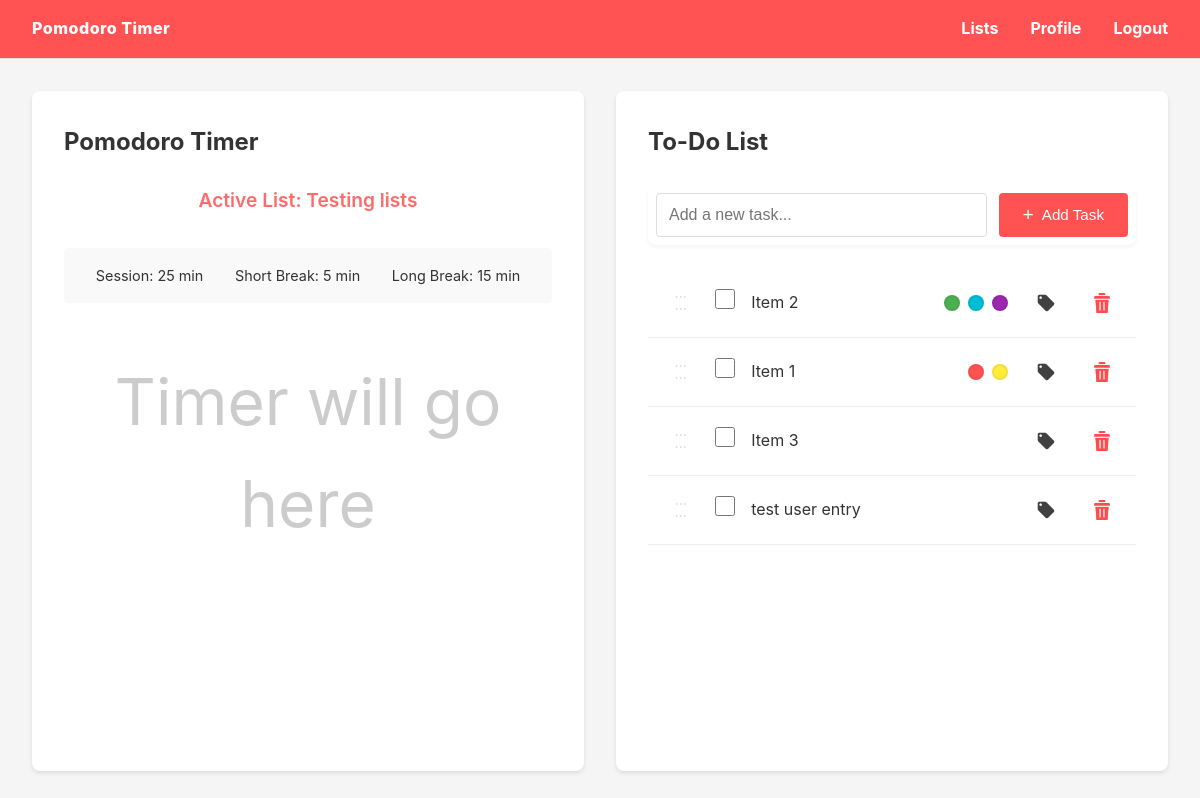
The page / (signed in) on the database its author committed.
### tables this page shows
CREATE TABLE lists (
    id INTEGER PRIMARY KEY AUTOINCREMENT,
    name TEXT NOT NULL UNIQUE,
    description TEXT,
    is_active BOOLEAN DEFAULT 0,
    pomo_session INTEGER DEFAULT 25,
    pomo_short_break INTEGER DEFAULT 5,
    pomo_long_break INTEGER DEFAULT 15,
    pomo_current_time INTEGER DEFAULT 0
, user_id INTEGER);

CREATE TABLE tasks (
    id INTEGER PRIMARY KEY AUTOINCREMENT,
    list_id INTEGER NOT NULL,
    content TEXT NOT NULL,
    is_done BOOLEAN DEFAULT 0,
    created_at TIMESTAMP DEFAULT CURRENT_TIMESTAMP, tags TEXT DEFAULT '', user_id INTEGER, position INTEGER DEFAULT 0,
    FOREIGN KEY (list_id) REFERENCES lists (id) ON DELETE CASCADE
);

### pomodoro/routes/home.py (the view)
@bp.route('/')
@login_required
def index():
    db = get_db()
    active_list = db.execute(
        'SELECT * FROM lists WHERE is_active = 1 AND user_id = ?',
        (current_user.id,)
    ).fetchone()
    tasks = []
    if active_list:
        tasks = db.execute(
            'SELECT * FROM tasks WHERE list_id = ? AND user_id = ? ORDER BY position',
            (active_list['id'], current_user.id)
        ).fetchall()
    return render_template('home/index.html', active_list=active_list, tasks=tasks)

### pomodoro/db.py (called while the page is built)
def get_db():
    if 'db' not in g:
        os.makedirs(current_app.instance_path, exist_ok=True)
        g.db = sqlite3.connect(
            current_app.config['DATABASE'],
            detect_types=sqlite3.PARSE_DECLTYPES
        )
        g.db.row_factory = sqlite3.Row
        _ensure_schema(g.db)
    return g.db

### pomodoro/models/user.py (called while the page is built)
    @staticmethod
    def get_by_id(user_id):
        database = db.get_db()
        user_data = database.execute(
            'SELECT * FROM users WHERE id = ?', (user_id,)
        ).fetchone()
        if user_data:
            return User(**user_data)
        return None

### pomodoro/routes/home.py (called while the page is built)
def get_db():
    from .. import db
    return db.get_db()

### pomodoro/templates/home/index.html (shortened to what this page needs)
{% extends 'base.html' %}
{% block head %}
<link rel="stylesheet" href="{{ url_for('static', filename='css/task-reorder.css') }}">
{% endblock %}
{% block content %}
<div class="home-layout">
    <div class="panel pomodoro-panel">
        <h2>Pomodoro Timer</h2>
        {% if active_list %}
            <div class="pomodoro-placeholder">
                <p class="list-name">Active List: {{ active_list['name'] }}</p>
                <div class="timer-settings">
                    <p>Session: {{ active_list['pomo_session'] }} min</p>
                    <p>Short Break: {{ active_list['pomo_short_break'] }} min</p>
                    <p>Long Break: {{ active_list['pomo_long_break'] }} min</p>
                </div>
                <div class="timer-display">
                    <p class="timer-placeholder">Timer will go here</p>
                </div>
            </div>
        {% else %}
            <p class="no-list">No active list selected. <a href="{{ url_for('lists.index') }}">Select a list</a></p>
        {% endif %}
    </div>
    <div class="panel tasks-panel">
        <h2>To-Do List</h2>
        {% if active_list %}
            <div class="tasks-container">
                <div class="add-task-container">
                    <form method="post" action="{{ url_for('home.add_task') }}" class="add-task-form">
                        <input
                            type="text"
                            name="content"
                            placeholder="Add a new task..."
                            class="task-input"
                            required
                            aria-label="Task content"
                        >
                        <button type="submit" class="add-task-btn">
                            <span class="btn-icon">+</span>
                            <span class="btn-text">Add Task</span>
                        </button>
                    </form>
                </div>
                <ul class="task-list" data-list-id="{{ active_list.id }}">
                    {% for task in tasks %}
                        <li class="task-item {% if task['is_done'] %}completed{% endif %}"
                            data-task-id="{{ task.id }}"
                            draggable="true">
                            <div class="drag-handle">⋮⋮</div>
                            <form method="post" action="{{ url_for('home.toggle_task', id=task['id']) }}" style="display: inline;">
                                <input type="checkbox"
                                       onchange="this.form.submit()">
                            </form>
                            <span class="task-content">{{ task['content'] }}</span>
                            {% set tags_str = (task['tags'] or '') %}
                            {% set tags_list = tags_str.split(',') if tags_str else [] %}
                            {% set color_to_class = {
                                '#ff5252':'red',
                                '#ff9800':'orange',
                                '#ffeb3b':'yellow',
                                '#4caf50':'green',
                                '#00bcd4':'cyan',
                                '#3f51b5':'indigo',
                                '#9c27b0':'purple',
                                '#795548':'brown'
                            } %}
                            <div class="task-tags-display">
                                {% for color in tags_list %}
                                    {% if color %}
                                    {% set cc = color_to_class.get(color) %}
                                    <span class="tag-dot {{ 'tag-' ~ cc if cc }}" title="{{ color }}"></span>
                                    {% endif %}
                                {% endfor %}
                            </div>
                            <form method="post" action="{{ url_for('home.update_tags', id=task['id']) }}" class="tag-form" data-task-id="{{ task['id'] }}">
                                <button type="button" class="tag-btn" aria-label="Edit tags">
                                    <img src="{{ url_for('static', filename='assets/tag.png') }}" alt="Tags" class="tag-icon">
                                </button>
                                        {% set preset = ['#ff5252','#ff9800','#ffeb3b','#4caf50','#00bcd4','#3f51b5','#9c27b0','#795548'] %}
                            </form>
                            <form method="post" action="{{ url_for('home.delete_task', id=task['id']) }}" style="display: inline;" class="delete-form">
                                <button type="submit" class="delete-btn" onclick="return confirm('Delete this task?')" aria-label="Delete task">
                                    <img src="{{ url_for('static', filename='assets/delete.png') }}" alt="Delete" class="delete-icon">
                                </button>
                            </form>
                        </li>
                    {% else %}
                        <li class="empty-state">No tasks yet. Add one above!</li>
                    {% endfor %}
                </ul>
            </div>
        {% else %}
            <p class="no-list">No active list selected. <a href="{{ url_for('lists.index') }}">Select a list</a></p>
        {% endif %}
    </div>
</div>
{% endblock %}

### pomodoro/static/css/style.css (style rules this page uses)
* { margin: 0; padding: 0; box-sizing: border-box; }
body { font-family: -apple-system, BlinkMacSystemFont, 'Segoe UI', Roboto, 'Helvetica Neue', Arial, sans-serif; background-color: #f5f5f5; color: #333; line-height: 1.6; }
.home-layout { display: grid; grid-template-columns: 1fr 1fr; gap: 2rem; height: calc(100vh - 120px); }
.panel { background-color: #fff; border-radius: 8px; padding: 2rem; box-shadow: 0 2px 4px rgba(0,0,0,0.1); overflow-y: auto; }
.panel h2 { margin-bottom: 1.5rem; color: #333; }
.pomodoro-placeholder { text-align: center; }
.list-name { font-size: 1.2rem; font-weight: 600; margin-bottom: 2rem; color: #ff6b6b; }
.timer-settings { display: flex; justify-content: space-around; margin-bottom: 3rem; padding: 1rem; background-color: #f9f9f9; border-radius: 4px; }
.timer-settings p { font-size: 0.9rem; }
.timer-display { margin-top: 3rem; }
.timer-placeholder { font-size: 4rem; color: #ccc; }
.add-task-container { margin-bottom: 1.5rem; padding: 0.5rem; border-radius: 8px; background: #fff; box-shadow: 0 2px 4px rgba(0,0,0,0.05); }
.add-task-form { display: flex; gap: 0.75rem; align-items: center; }
.task-input { flex: 1; padding: 0.875rem 1rem; border: 2px solid #e0e0e0; border-radius: 6px; font-size: 1rem; transition: border-color 0.2s, box-shadow 0.2s; }
.add-task-btn { display: flex; align-items: center; gap: 0.5rem; padding: 0.75rem 1.5rem; background-color: #ff6b6b; color: white; border: none; border-radius: 6px; font-weight: 600; font-size: 0.95rem; cursor: pointer; transition: all 0.2s ease; white-space: nowrap; }
.btn-icon { font-size: 1.2rem; line-height: 1; }
.add-task-form input { flex: 1; padding: 0.75rem; border: 1px solid #ddd; border-radius: 4px; font-size: 1rem; }
.add-task-form button { padding: 0.75rem 1.5rem; background-color: #ff5252; color: white; border: none; border-radius: 4px; cursor: pointer; font-weight: 500; transition: background-color 0.2s; }
.task-list { list-style: none; }
.task-tags-display { display: flex; gap: 0.5rem; align-items: center; margin-right: 0.25rem; }
.tag-dot { width: 16px; height: 16px; border-radius: 50%; border: 2.3px solid rgba(0,0,0,0.05); }
.tag-dot, .color-choice { transition: filter 0.15s ease; }
.tag-red { background-color: #ff5252; }
.tag-yellow { background-color: #ffeb3b; }
.tag-green { background-color: #4caf50; }
.tag-cyan { background-color: #00bcd4; }
.tag-purple { background-color: #9c27b0; }
.tag-form { position: relative; display: inline-block; margin-right: 0.25rem; }
.tag-btn { padding: 0.5rem; background: none; border: none; cursor: pointer; display: inline-flex; align-items: center; justify-content: center; border-radius: 4px; transition: background-color 0.2s; }
.tag-icon { width: 20px; height: 20px; opacity: 0.75; transition: opacity 0.2s; }
.task-item { gap: 0.5rem; }
.task-item { display: flex; align-items: center; gap: 1rem; padding: 1rem; border-bottom: 1.5px solid #eee; transition: background-color 0.2s; cursor: grab; }
.drag-handle { cursor: grab; color: #ccc; padding: 0 8px; user-select: none; font-size: 12px; display: flex; align-items: center; writing-mode: vertical-rl; text-orientation: mixed; }
.task-item input[type="checkbox"] { width: 20px; height: 20px; cursor: pointer; }
.task-content { flex: 1; font-size: 1rem; }
.delete-btn { padding: 0.5rem; background: none; border: none; cursor: pointer; display: flex; align-items: center; justify-content: center; border-radius: 4px; transition: background-color 0.2s; }
.delete-icon { width: 20px; height: 20px; opacity: 0.7; transition: opacity 0.2s; }

### pomodoro/static/css/task-reorder.css (style rules this page uses)
.task-item { cursor: grab; transition: background-color 0.2s; }
.drag-handle { cursor: grab; color: #ccc; padding: 0 8px; user-select: none; font-size: 12px; display: flex; align-items: center; writing-mode: vertical-rl; text-orientation: mixed; }

### rows shown on the page
lists: name "Testing lists", pomo_session "25", pomo_short_break "5", pomo_long_break "15"
tasks: content "Item 2"
tasks: content "Item 1"
tasks: content "Item 3"
tasks: content "test user entry"
